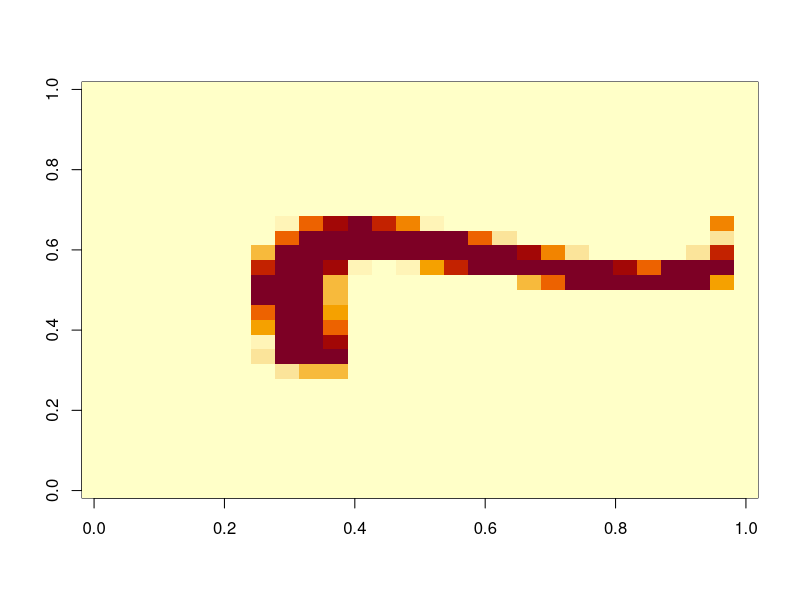

R code for this plot:
rm(list = ls())
### Libraries (if necessary)
library(tidyverse)
library(pracma)
library(glmnet)

set.seed(2023)

##### Question 3.A


#======================================================
# Template code:
rm(list = ls())
dat    = read.csv('Digits2020.csv')

Y  =  dat[,1]
X  =  as.matrix(dat[,-1])

image(matrix(X[1,],28,28))

# A function for finding K nearest neighbours: 
k_nn = function(X1,X2,k = 10)
{
  N1 = dim(X1)[1]
  N2 = dim(X2)[1]
  d  = dim(X1)[2]
  ones  = matrix(1,N1,1)
  inds  = matrix(0,N2,k)
  edges = inds
  for(i in 1:N2)
  {
    dists     = sqrt(rowSums((ones%*%X2[i,] -X1)^2))
    wh        = order(dists)[2:(k+1)]
    inds[i,]  = wh
    edges[i,] =dists[wh]
  }
  return(list(edges = edges, neighbours = inds, k = k))
}

# Calculate K nearest neighbours:
K   = 35
res = k_nn(X,X,K)

# Q3 a)
# A function that calculates 
IsoMap=function(res,d)
{
  ## Your Work Here...
  
  # Return a list with the embedding in U:
  return(list(U = ..., Dg = Dg, d = d))
}

# Q3 b)
# Plot the embedding